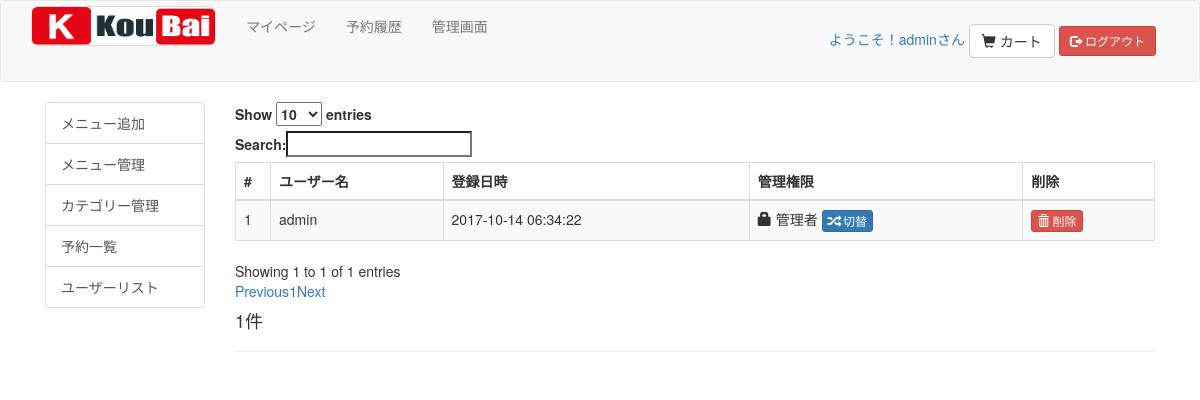
Screenshot of /console/user_list.php (signed in) with the database file from the repository.
### tables this page shows
CREATE TABLE IF NOT EXISTS `member` (
  `id` int(255) NOT NULL AUTO_INCREMENT,
  `user_id` varchar(255) NOT NULL,
  `password` varchar(255) NOT NULL,
  `time` datetime NOT NULL,
  `admin` int(11) DEFAULT '0',
  PRIMARY KEY (`id`),
  KEY `id` (`id`),
  KEY `id_2` (`id`)
);

### console/user_list.php (the view, shortened to what this page needs)
<?php
require("../head.php");
require("../connect_db.php");
?>
<div class="container">
	<div class="col-sm-10">
<form action="user_list.php" method="post">
<table id="users" class="table table-striped table-bordered dt-responsive nowrap" cellspacing="0" width="100%">
<thead><tr><th>#</th><th>ユーザー名</th><th>登録日時</th><th>管理権限</th><th>削除</th></tr></thead>
<?php
$result = mysqli_query($link,'SELECT id,user_id,time,admin FROM member');
$count = 0;
while ($row = mysqli_fetch_assoc($result)){
  $count ++;
	if ($row['admin'] == 1){
		$row['admin'] = "<span class=\"glyphicon glyphicon-lock\"></span> 管理者";
	}else{
		$row['admin'] = "<span class=\"glyphicon glyphicon-user\"></span> ユーザー";
	}
  echo "<tr>";
  echo "<td>",$row['id'],"</td>";
  echo "<td>",$row["user_id"],"</td>";
  echo "<td>".$row["time"]."</td>";
  echo "<td>".$row["admin"]." <button type=\"button\" class=\"btn btn-primary btn-xs\" data-toggle=\"modal\" data-target=\"#admin".$row['id']."\"><span class=\"glyphicon glyphicon-random\"></span> 切替</button></td>";
  echo "<td><button type=\"button\" class=\"btn btn-danger btn-xs\" data-toggle=\"modal\" data-target=\"#delete".$row['id']."\"><span class=\"glyphicon glyphicon-trash\"></span> 削除</button></td>";
  echo "</tr>";
 }
  echo "</table>";
  echo "<h4>" .$count. "件</h4><hr>";
  ?>
 </div>

### rows the page displays
member: id "1", user "admin", time "2017-10-14 06:34:22"

### other values shown
$_SESSION['sid'] "admin"
$count "1"
